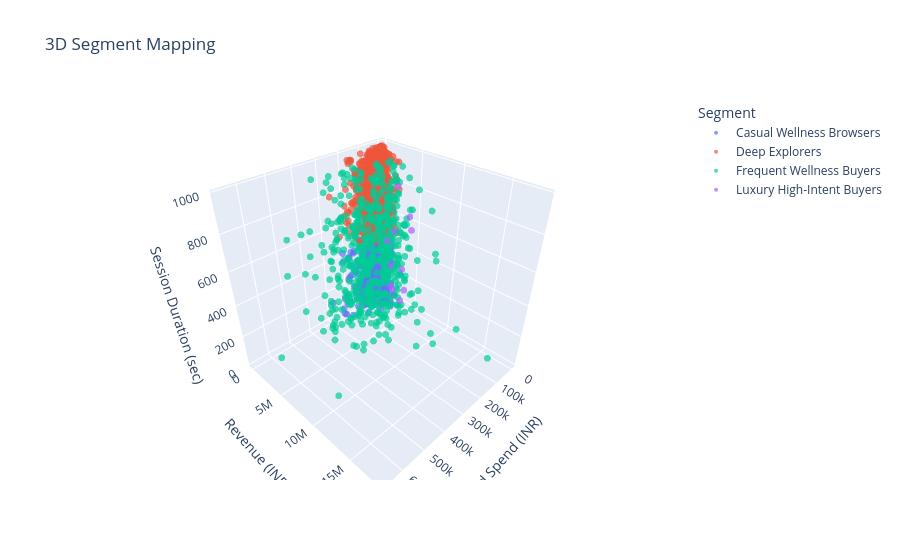

The code cell stored with this chart in its notebook:
### Markdown cell above
## 10. 3D segment map

### Code cell
fig = px.scatter_3d(
    df, x="Spend_INR", y="Revenue_INR", z="Avg_Session_Duration_Sec",
    color="Persona_Name", opacity=0.7, title="3D Segment Mapping",
    labels={"Spend_INR": "Ad Spend (INR)", "Revenue_INR": "Revenue (INR)",
            "Avg_Session_Duration_Sec": "Session Duration (sec)", "Persona_Name": "Segment"},
    hover_data=["ROAS", "Conversion_Rate_Percent", "Purchases"],
)
fig.update_traces(marker=dict(size=4))
fig.show()

### Figure 1 — Plotly figure (JSON) as saved in the notebook; plotly's stock layout.template omitted (floating-point values rounded to 4 significant figures; data arrays with more than 128 entries replaced by an {"elided": "..."} marker saying what was removed)
{"data": [{"customdata": {"elided": "1684x3 float values"}, "hovertemplate": "Segment=Casual Wellness Browsers<br>Ad Spend (INR)=%{x}<br>Revenue (INR)=%{y}<br>Session Duration (sec)=%{z}<br>ROAS=%{customdata[0]}<br>Conversion_Rate_Percent=%{customdata[1]}<br>Purchases=%{customdata[2]}<extra></extra>", "legendgroup": "Casual Wellness Browsers", "marker": {"color": "#636efa", "opacity": 0.7, "size": 4, "symbol": "circle"}, "mode": "markers", "name": "Casual Wellness Browsers", "scene": "scene", "showlegend": true, "type": "scatter3d", "x": {"elided": "1684 float values"}, "y": {"elided": "1684 int values"}, "z": {"elided": "1684 int values"}}, {"customdata": {"elided": "1770x3 float values"}, "hovertemplate": "Segment=Deep Explorers<br>Ad Spend (INR)=%{x}<br>Revenue (INR)=%{y}<br>Session Duration (sec)=%{z}<br>ROAS=%{customdata[0]}<br>Conversion_Rate_Percent=%{customdata[1]}<br>Purchases=%{customdata[2]}<extra></extra>", "legendgroup": "Deep Explorers", "marker": {"color": "#EF553B", "opacity": 0.7, "size": 4, "symbol": "circle"}, "mode": "markers", "name": "Deep Explorers", "scene": "scene", "showlegend": true, "type": "scatter3d", "x": {"elided": "1770 float values"}, "y": {"elided": "1770 int values"}, "z": {"elided": "1770 int values"}}, {"customdata": {"elided": "535x3 float values"}, "hovertemplate": "Segment=Frequent Wellness Buyers<br>Ad Spend (INR)=%{x}<br>Revenue (INR)=%{y}<br>Session Duration (sec)=%{z}<br>ROAS=%{customdata[0]}<br>Conversion_Rate_Percent=%{customdata[1]}<br>Purchases=%{customdata[2]}<extra></extra>", "legendgroup": "Frequent Wellness Buyers", "marker": {"color": "#00cc96", "opacity": 0.7, "size": 4, "symbol": "circle"}, "mode": "markers", "name": "Frequent Wellness Buyers", "scene": "scene", "showlegend": true, "type": "scatter3d", "x": {"elided": "535 float values"}, "y": {"elided": "535 int values"}, "z": {"elided": "535 int values"}}, {"customdata": [[1763.0, 90.0, 27.0], [7393.0, 100.0, 6.0], [17940.0, 100.0, 7.0], [6642.0, 100.0, 9.0], [3671.0, 100.0, 15.0], [5622.0, 38.46, 15.0], [1224.0, 100.0, 26.0], [1525.0, 64.0, 16.0], [6215.0, 100.0, 11.0], [2157.0, 100.0, 30.0], [4834.0, 92.31, 12.0]], "hovertemplate": "Segment=Luxury High-Intent Buyers<br>Ad Spend (INR)=%{x}<br>Revenue (INR)=%{y}<br>Session Duration (sec)=%{z}<br>ROAS=%{customdata[0]}<br>Conversion_Rate_Percent=%{customdata[1]}<br>Purchases=%{customdata[2]}<extra></extra>", "legendgroup": "Luxury High-Intent Buyers", "marker": {"color": "#ab63fa", "opacity": 0.7, "size": 4, "symbol": "circle"}, "mode": "markers", "name": "Luxury High-Intent Buyers", "scene": "scene", "showlegend": true, "type": "scatter3d", "x": [1103.0, 604.0, 203.7, 627.0, 393.6, 320.2, 2530.0, 996.5, 382.1, 1497.0, 178.8], "y": [1944000, 4465000, 3655000, 4165000, 1445000, 1800000, 3096000, 1520000, 2375000, 3230000, 864000], "z": [495, 550, 112, 628, 243, 67, 17, 94, 782, 256, 406]}], "layout": {"legend": {"title": {"text": "Segment"}, "tracegroupgap": 0}, "scene": {"domain": {"x": [0.0, 1.0], "y": [0.0, 1.0]}, "xaxis": {"title": {"text": "Ad Spend (INR)"}}, "yaxis": {"title": {"text": "Revenue (INR)"}}, "zaxis": {"title": {"text": "Session Duration (sec)"}}}, "title": {"text": "3D Segment Mapping"}}}
